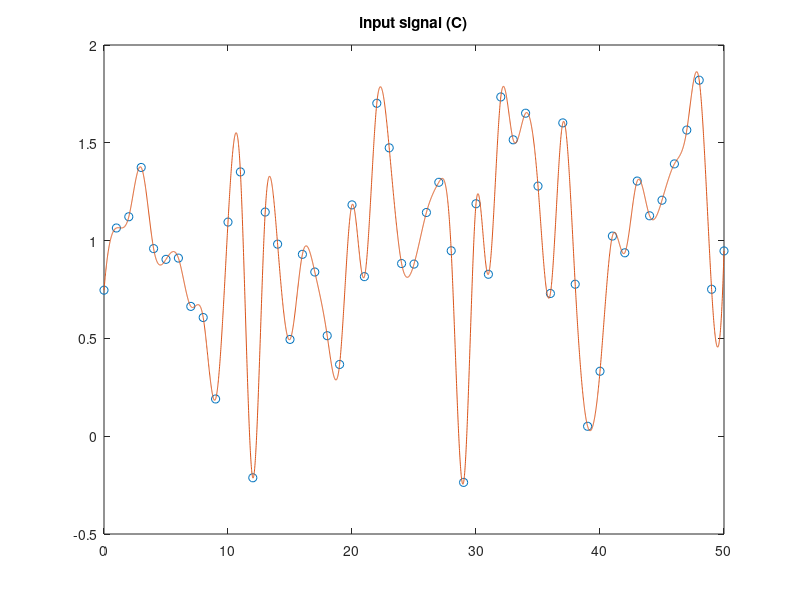

Here is the MATLAB script that generated this plot:
%% Step 0. Generating time series of input signal A

rng(10); % for the reproducibility
t=0:0.01:50; % time span


x1=normrnd(1,0.5,1,51); % pick 51 points from normal distribution N(1, 0.5)

x2=spline(0:1:50, x1, t); % use spline to smoothly connect the points

figure(1) % plot the input dat
plot(0:1:50,x1,'o', t, x2)
title('input signal (C)') 

csvwrite('input(A).csv', x2) % save the data to csv file 
